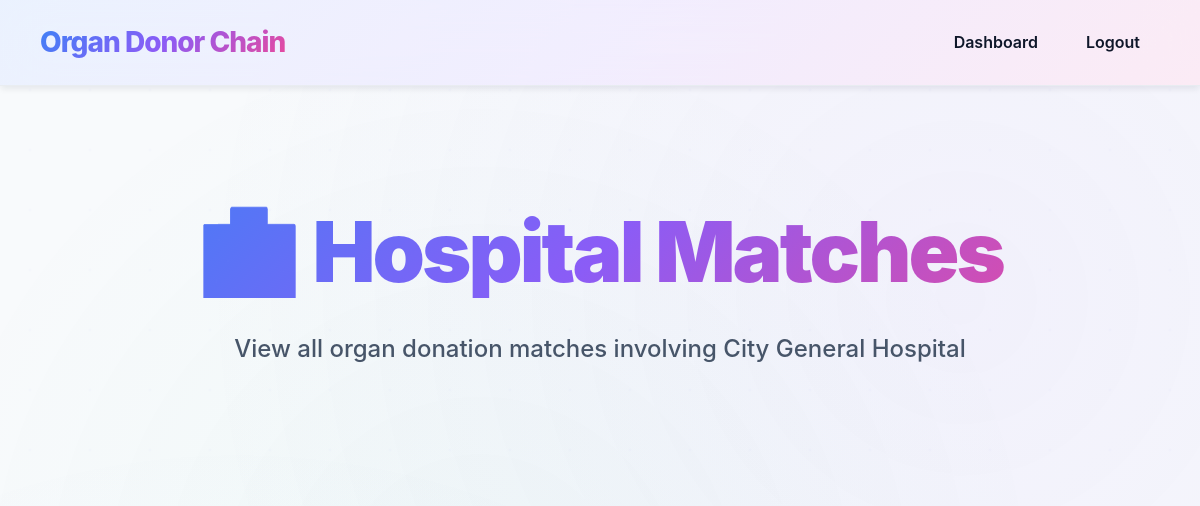
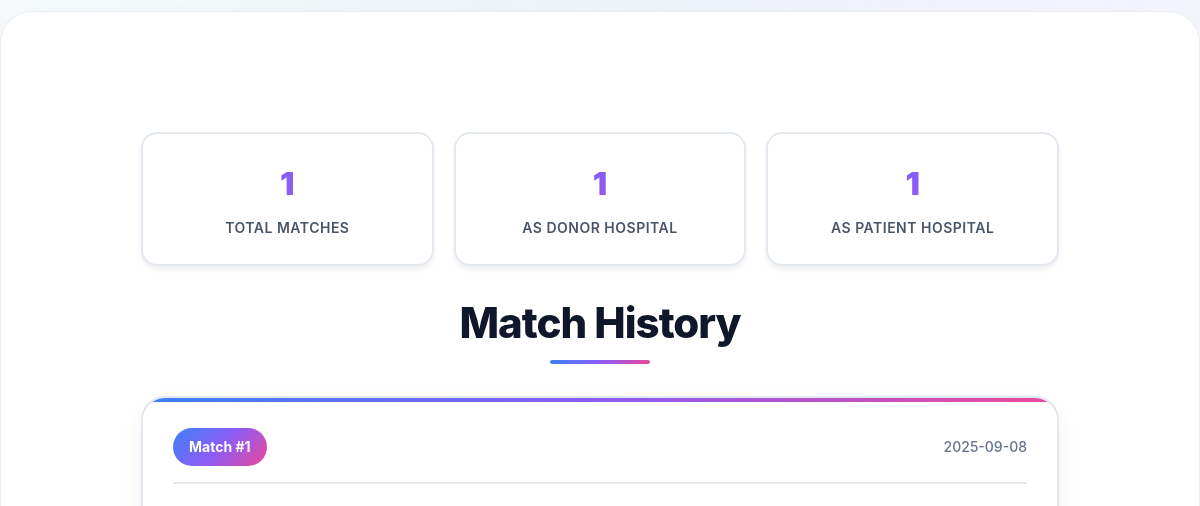
The page /hospital_matches (signed in, upper part) on the database as committed earlier (2 pictures, top to bottom).
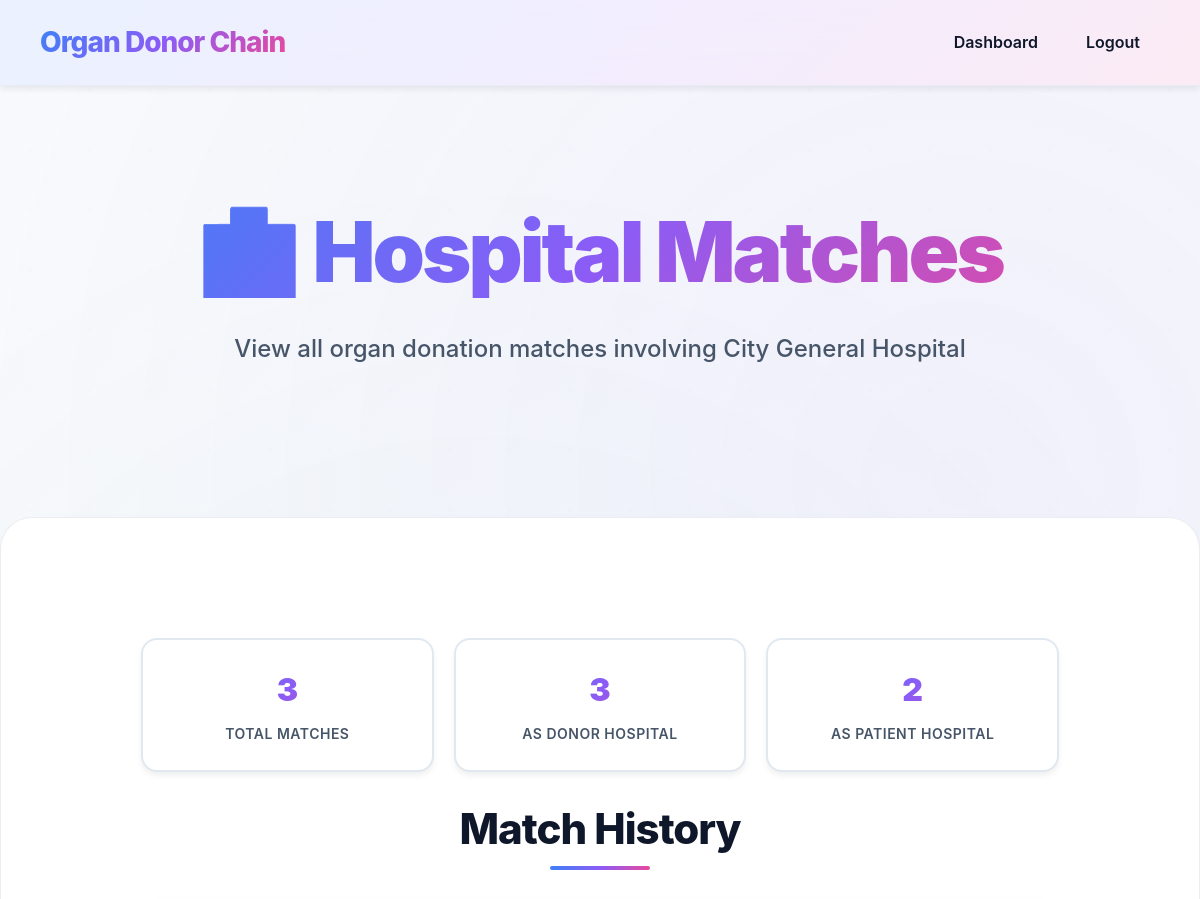
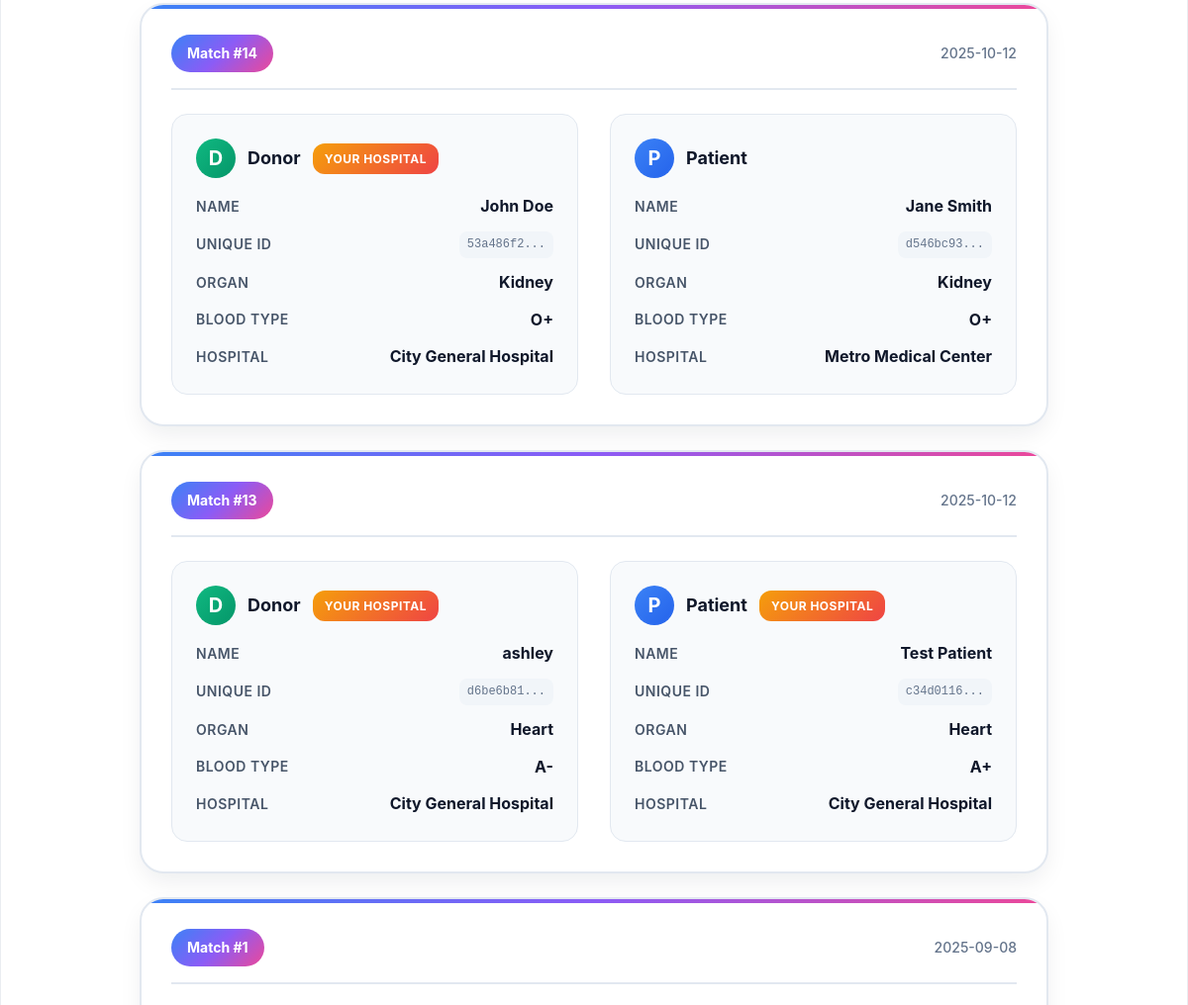
The same page on the database as committed later (2 pictures, top to bottom).
### tables this page shows
CREATE TABLE match_record (
        id INTEGER PRIMARY KEY AUTOINCREMENT,
        donor_id INTEGER,
        patient_id INTEGER,
        donor_hospital_id INTEGER,
        patient_hospital_id INTEGER,
        organ TEXT,
        blood_type TEXT,
        match_date TEXT DEFAULT CURRENT_TIMESTAMP,
        FOREIGN KEY (donor_id) REFERENCES donor(id),
        FOREIGN KEY (patient_id) REFERENCES patient(id)
    );

CREATE TABLE donor (
        id INTEGER PRIMARY KEY AUTOINCREMENT,
        unique_id TEXT UNIQUE,
        hospital_id INTEGER,
        name TEXT,
        age INTEGER,
        gender TEXT,
        blood_type TEXT,
        organ TEXT,
        status TEXT DEFAULT 'Not Matched',
        registration_date TEXT DEFAULT CURRENT_TIMESTAMP,
        FOREIGN KEY (hospital_id) REFERENCES hospital(id)
    );

CREATE TABLE hospital (
        id INTEGER PRIMARY KEY AUTOINCREMENT,
        name TEXT,
        email TEXT UNIQUE,
        location TEXT,
        password TEXT
    , wallet_address TEXT);

CREATE TABLE patient (
        id INTEGER PRIMARY KEY AUTOINCREMENT,
        unique_id TEXT UNIQUE,
        hospital_id INTEGER,
        name TEXT,
        age INTEGER,
        gender TEXT,
        blood_type TEXT,
        organ TEXT,
        status TEXT DEFAULT 'Not Matched',
        registration_date TEXT DEFAULT CURRENT_TIMESTAMP,
        FOREIGN KEY (hospital_id) REFERENCES hospital(id)
    );

### server/app.py (the view)
@app.route('/hospital_matches')
def hospital_matches():
    if 'hospital' not in session:
        return redirect('/login')
    hospital_id = session['hospital']
    hospital_name = session.get('hospital_name')
    conn = sqlite3.connect(DB)
    c = conn.cursor()
    try:
        c.execute('''
            SELECT
                mr.id as match_id,
                mr.match_date,
                d.name as donor_name,
                d.unique_id as donor_unique_id,
                d.organ as donor_organ,
                d.blood_type as donor_blood_type,
                p.name as patient_name,
                p.unique_id as patient_unique_id,
                p.organ as patient_organ,
                p.blood_type as patient_blood_type,
                hd.name as donor_hospital_name,
                hp.name as patient_hospital_name,
                mr.donor_hospital_id,
                mr.patient_hospital_id
            FROM match_record mr
            JOIN donor d ON mr.donor_id = d.id
            JOIN patient p ON mr.patient_id = p.id
            JOIN hospital hd ON mr.donor_hospital_id = hd.id
            JOIN hospital hp ON mr.patient_hospital_id = hp.id
            WHERE mr.donor_hospital_id = ? OR mr.patient_hospital_id = ?
            ORDER BY mr.match_date DESC
        ''', (hospital_id, hospital_id))
        matches = c.fetchall()
        match_list = []
        for match in matches:
            match_data = {
                'match_id': match[0],
                'match_date': match[1],
                'donor_name': match[2],
                'donor_unique_id': match[3],
                'donor_organ': match[4],
                'donor_blood_type': match[5],
                'patient_name': match[6],
                'patient_unique_id': match[7],
                'patient_organ': match[8],
                'patient_blood_type': match[9],
                'donor_hospital_name': match[10],
                'patient_hospital_name': match[11],
                'donor_hospital_id': match[12],
                'patient_hospital_id': match[13],
                'is_donor_hospital': match[12] == hospital_id,
                'is_patient_hospital': match[13] == hospital_id
            }
            match_list.append(match_data)
    except sqlite3.OperationalError:
        c.execute('''
            SELECT
                mr.id as match_id,
                mr.match_date,
                d.name as donor_name,
                d.organ as donor_organ,
                d.blood_type as donor_blood_type,
                p.name as patient_name,
                p.organ as patient_organ,
                p.blood_type as patient_blood_type,
                hd.name as donor_hospital_name,
                hp.name as patient_hospital_name,
                mr.donor_hospital_id,
                mr.patient_hospital_id
            FROM match_record mr
            JOIN donor d ON mr.donor_id = d.id
            JOIN patient p ON mr.patient_id = p.id
            JOIN hospital hd ON mr.donor_hospital_id = hd.id
            JOIN hospital hp ON mr.patient_hospital_id = hp.id
            WHERE mr.donor_hospital_id = ? OR mr.patient_hospital_id = ?
            ORDER BY mr.match_date DESC
        ''', (hospital_id, hospital_id))
        matches = c.fetchall()
        match_list = []
        for match in matches:
            match_data = {
                'match_id': match[0],
                'match_date': match[1],
                'donor_name': match[2],
                'donor_unique_id': 'N/A',
                'donor_organ': match[3],
                'donor_blood_type': match[4],
                'patient_name': match[5],
                'patient_unique_id': 'N/A',
                'patient_organ': match[6],
                'patient_blood_type': match[7],
                'donor_hospital_name': match[8],
                'patient_hospital_name': match[9],
                'donor_hospital_id': match[10],
                'patient_hospital_id': match[11],
                'is_donor_hospital': match[10] == hospital_id,
                'is_patient_hospital': match[11] == hospital_id
            }
            match_list.append(match_data)
    conn.close()
    return render_template('hospital_matches.html', matches=match_list, hospital_name=hospital_name)

### client/templates/hospital_matches.html (shortened to what the changed rows need)
<!DOCTYPE html>
<html>
<head>
    <link rel="stylesheet" href="../static/style.css">
</head>
<body>
<section class="hero">
    <div class="hero-inner">
        <h1>🏥 Hospital Matches</h1>
    </div>
</section>
<div class="container container-wide">
    {% if matches %}
        <div class="stats-grid">
            <div class="stat-card">
                <div class="stat-number">{{ matches|length }}</div>
                <div class="stat-label">Total Matches</div>
            </div>
            <div class="stat-card">
                <div class="stat-number">{{ matches|selectattr('is_donor_hospital')|list|length }}</div>
                <div class="stat-label">As Donor Hospital</div>
            </div>
            <div class="stat-card">
                <div class="stat-number">{{ matches|selectattr('is_patient_hospital')|list|length }}</div>
                <div class="stat-label">As Patient Hospital</div>
            </div>
        </div>
        <h2>Match History</h2>
        {% for match in matches %}
        <div class="match-card">
            <div class="match-header">
                <div class="match-id">Match #{{ match.match_id }}</div>
                <div class="match-date">{{ match.match_date[:10] if match.match_date else 'N/A' }}</div>
            </div>
            <div class="match-content">
                <div class="participant-card">
                    <div class="participant-header">
                        <div class="participant-icon donor-icon">D</div>
                        <div class="participant-title">Donor</div>
                        {% if match.is_donor_hospital %}
                        <div class="hospital-badge">Your Hospital</div>
                        {% endif %}
                    </div>
                    <div class="participant-details">
                        <div class="detail-row">
                            <span class="detail-label">Name</span>
                            <span class="detail-value">{{ match.donor_name }}</span>
                        </div>
                        <div class="detail-row">
                            <span class="detail-label">Unique ID</span>
                            <span class="unique-id">{{ match.donor_unique_id[:8] }}...</span>
                        </div>
                        <div class="detail-row">
                            <span class="detail-label">Organ</span>
                            <span class="detail-value">{{ match.donor_organ }}</span>
                        </div>
                        <div class="detail-row">
                            <span class="detail-label">Blood Type</span>
                            <span class="detail-value">{{ match.donor_blood_type }}</span>
                        </div>
                        <div class="detail-row">
                            <span class="detail-label">Hospital</span>
                            <span class="detail-value">{{ match.donor_hospital_name }}</span>
                        </div>
                    </div>
                </div>
                <div class="participant-card">
                    <div class="participant-header">
                        <div class="participant-icon patient-icon">P</div>
                        <div class="participant-title">Patient</div>
                        {% if match.is_patient_hospital %}
                        <div class="hospital-badge">Your Hospital</div>
                        {% endif %}
                    </div>
                    <div class="participant-details">
                        <div class="detail-row">
                            <span class="detail-label">Name</span>
                            <span class="detail-value">{{ match.patient_name }}</span>
                        </div>
                        <div class="detail-row">
                            <span class="detail-label">Unique ID</span>
                            <span class="unique-id">{{ match.patient_unique_id[:8] }}...</span>
                        </div>
                        <div class="detail-row">
                            <span class="detail-label">Organ</span>
                            <span class="detail-value">{{ match.patient_organ }}</span>
                        </div>
                        <div class="detail-row">
                            <span class="detail-label">Blood Type</span>
                            <span class="detail-value">{{ match.patient_blood_type }}</span>
                        </div>
                        <div class="detail-row">
                            <span class="detail-label">Hospital</span>
                            <span class="detail-value">{{ match.patient_hospital_name }}</span>
                        </div>
                    </div>
                </div>
            </div>
        </div>
        {% endfor %}
    {% else %}
        <div class="no-matches">
            <h3>No Matches Found</h3>
            <p>There are currently no organ donation matches involving {{ hospital_name }}.</p>
            <a href="/hospital_dashboard" class="btn-primary">Back to Dashboard</a>
        </div>
    {% endif %}
</div>
</body>
</html>

Rows that differ between the two databases and show on the page:
added match_record: match_id "14", match_date "2025-10-12", shows "YOUR HOSPITAL", donor_name "John Doe", donor_unique_id "53a486f2", donor_organ "Kidney", donor_blood_type "O+", donor_hospital_name "City General Hospital", patient_name "Jane Smith", patient_unique_id "d546bc93", patient_organ "Kidney", patient_blood_type "O+", patient_hospital_name "Metro Medical Center"
added match_record: match_id "13", match_date "2025-10-12", shows "YOUR HOSPITAL", donor_name "ashley", donor_unique_id "d6be6b81", donor_organ "Heart", donor_blood_type "A-", donor_hospital_name "City General Hospital", patient_name "Test Patient", patient_unique_id "c34d0116", patient_organ "Heart", patient_blood_type "A+", patient_hospital_name "City General Hospital"
Other text that changed with them:
{{ matches|length }}: "1" → "3"
{{ matches|selectattr('is_donor_hospital')|list|length }}: "1" → "3"
{{ matches|selectattr('is_patient_hospital')|list|length }}: "1" → "2"
